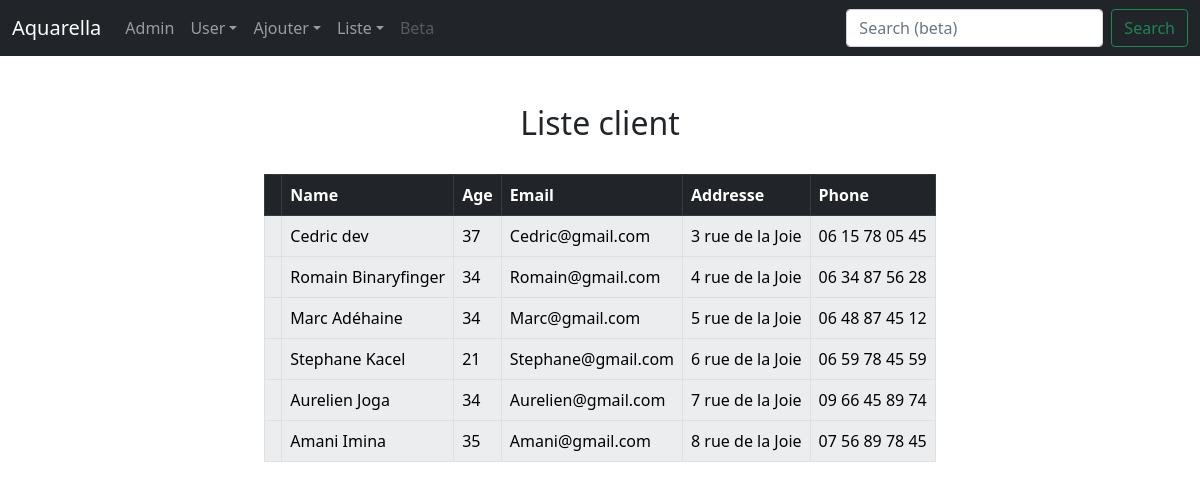
The app's page /Liste-de-client/ with its own data.
### accounts/models.py (models this page shows)
class Client(models.Model):
    first_name=models.CharField(max_length=30)
    last_name=models.CharField(max_length=30)
    id_client=models.CharField('Id Client',max_length=3)
    age=models.CharField(max_length=3)
    email=models.EmailField('Email Address',max_length=50)
    address=models.CharField(max_length=300)
    phone=models.CharField('Contact Phone',max_length=14)
    def __str__(self):  #allow us to pop up on the page
        return self.first_name + ' ' + self.last_name # put first and last name on website

### accounts/views.py (the view)
# urls.py: path('Liste-de-client/',views.list_client,name='liste_client'),
def list_client(request): # pour afficher liste client
	client_list=Client.objects.all() #put all the client object of cleint
	return render(request,'Liste-de-client.html',{'client_list': client_list})

### templates/Liste-de-client.html (shortened to what this page needs)
{% extends 'base.html' %}
{% block content %}
<center><h2>Liste client</h2></center>
<br/>
<table style="margin: auto; width: auto;" class="table table-bordered table-striped table-hover">
    <thead>
        <tr class="table-dark">
            <th scope="col"></th>
            <th scope="col">Name</th>
            <th scope="col">Age</th>
            <th scope="col">Email</th>
            <th scope="col">Addresse</th>
            <th scope="col">Phone</th>
        </tr>
    </thead>
    {% for liste_de_client in client_list%}
    <tbody>
        <tr class="table-light">
            <th scope="col"></th>
            <td>{{ liste_de_client }}</td>
            <td>{{liste_de_client.age}}</td>
            <td>{{liste_de_client.email}}</td>
            <td>{{liste_de_client.address}}</td>
            <td>{{liste_de_client.phone}}</td>
        </tr>
    </tbody>
    {% endfor %}
</table>
{% endblock content %}

### records on screen
Client: first_name+last_name "Cedric dev", age "37", email "Cedric@gmail.com", address "3 rue de la Joie", phone "06 15 78 05 45"
Client: first_name+last_name "Romain Binaryfinger", age "34", email "Romain@gmail.com", address "4 rue de la Joie", phone "06 34 87 56 28"
Client: first_name+last_name "Marc Adéhaine", age "34", email "Marc@gmail.com", address "5 rue de la Joie", phone "06 48 87 45 12"
Client: first_name+last_name "Stephane Kacel", age "21", email "Stephane@gmail.com", address "6 rue de la Joie", phone "06 59 78 45 59"
Client: first_name+last_name "Aurelien Joga", age "34", email "Aurelien@gmail.com", address "7 rue de la Joie", phone "09 66 45 89 74"
Client: first_name+last_name "Amani Imina", age "35", email "Amani@gmail.com", address "8 rue de la Joie", phone "07 56 89 78 45"
